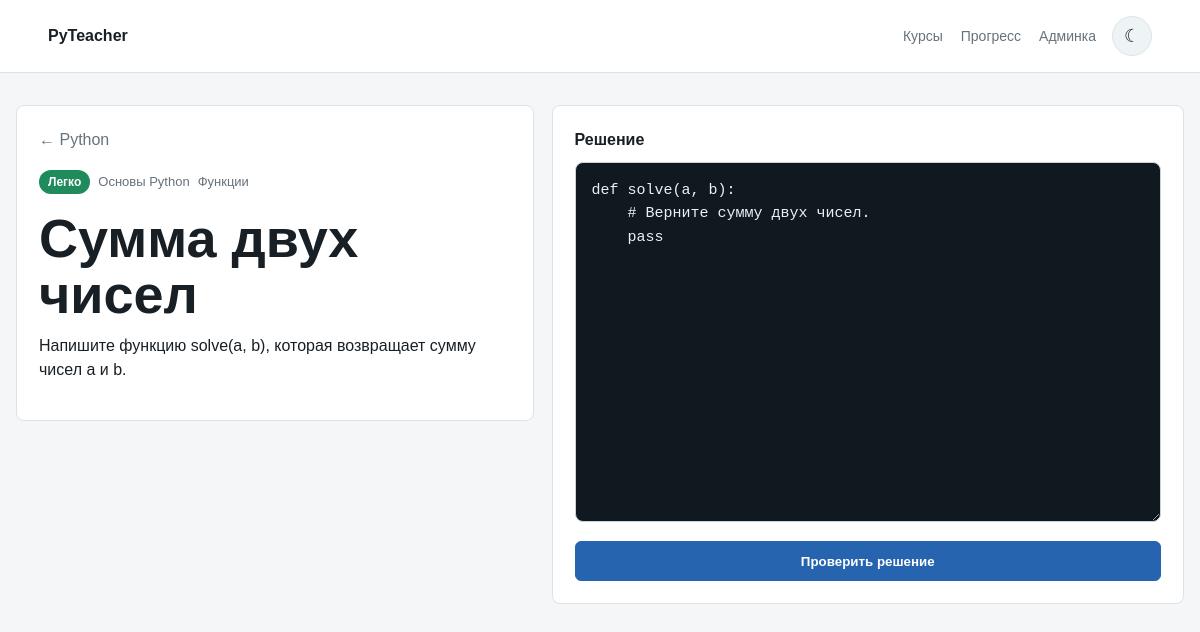
The page /classic/tasks/sum-two-numbers/ on the database its author committed.
### lessons/models.py (models this page shows, shortened)
class Exercise(models.Model):
    class Difficulty(models.IntegerChoices):
        EASY = 1, 'Легко'
        MEDIUM = 2, 'Средне'
        HARD = 3, 'Сложно'
    module = models.ForeignKey(
        CourseModule,
        on_delete=models.PROTECT,
        related_name='exercises',
        verbose_name='Модуль',
        null=True,
    )
    title = models.CharField('Название', max_length=120)
    slug = models.SlugField('Адрес', unique=True)
    topic = models.CharField('Тема', max_length=80)
    difficulty = models.PositiveSmallIntegerField('Сложность', choices=Difficulty.choices)
    short_description = models.CharField('Короткое описание', max_length=220)
    task_text = models.TextField('Условие')
    starter_code = models.TextField('Стартовый код')
    tests = models.JSONField('Тесты')
    is_active = models.BooleanField('Показывать на сайте', default=True)
    class Meta:
        ordering = ['module__order', 'difficulty', 'topic', 'title']
        verbose_name = 'задача'
        verbose_name_plural = 'задачи'

class CourseModule(models.Model):
    course = models.ForeignKey(Course, on_delete=models.CASCADE, related_name='modules')
    title = models.CharField('Название модуля', max_length=120)
    slug = models.SlugField('Адрес модуля')
    description = models.TextField('Описание', blank=True)
    order = models.PositiveSmallIntegerField('Порядок', default=1)
    class Meta:
        ordering = ['course__title', 'order', 'title']
        unique_together = ['course', 'slug']
        verbose_name = 'модуль курса'
        verbose_name_plural = 'модули курсов'

class Course(models.Model):
    title = models.CharField('Название курса', max_length=120)
    slug = models.SlugField('Адрес курса', unique=True)
    description = models.TextField('Описание', blank=True)
    is_active = models.BooleanField('Показывать на сайте', default=True)
    class Meta:
        ordering = ['title']
        verbose_name = 'курс'
        verbose_name_plural = 'курсы'

### lessons/views.py (the view)
# urls.py: path('tasks/<slug:slug>/', views.exercise_detail, name='exercise_detail'),
def exercise_detail(request, slug):
    session_key = _session_key(request)
    exercise = get_object_or_404(
        Exercise.objects.select_related('module', 'module__course'),
        slug=slug,
        is_active=True,
    )
    latest_attempt = Attempt.objects.filter(
        session_key=session_key,
        exercise=exercise,
    ).first()
    if request.method == 'POST':
        form = SolutionForm(request.POST)
        if form.is_valid():
            code = form.cleaned_data['code']
            result = check_solution(code, exercise.tests)
            Attempt.objects.create(
                exercise=exercise,
                session_key=session_key,
                code=code,
                is_success=result.is_success,
                passed_tests=result.passed_tests,
                total_tests=result.total_tests,
                feedback=result.feedback,
            )
            return redirect('exercise_detail', slug=exercise.slug)
    else:
        form = SolutionForm(initial={'code': latest_attempt.code if latest_attempt else exercise.starter_code})
    return render(
        request,
        'lessons/exercise_detail.html',
        {
            'exercise': exercise,
            'form': form,
            'latest_attempt': latest_attempt,
        },
    )

### lessons/forms.py
class SolutionForm(forms.Form):
    code = forms.CharField(
        label='Ваш код',
        widget=forms.Textarea(
            attrs={
                'class': 'code-editor',
                'spellcheck': 'false',
                'rows': 14,
            }
        ),
    )

### lessons/views.py (called while the page is built)
def _session_key(request):
    key = request.session.get('student_key') or request.session.session_key
    if not key:
        key = token_urlsafe(24)
    request.session['student_key'] = key
    return key

### lessons/templates/lessons/exercise_detail.html (shortened to what this page needs)
{% extends 'lessons/base.html' %}
{% block content %}
<section class="task-layout">
    <article class="statement">
        <a class="back-link" href="{% url 'course_detail' exercise.module.course.slug %}">← {{ exercise.module.course.title }}</a>
        <div class="task-card__meta">
            <span class="badge level-{{ exercise.difficulty }}">{{ exercise.get_difficulty_display }}</span>
            <span>{{ exercise.module.title }}</span>
            <span>{{ exercise.topic }}</span>
        </div>
        <h1>{{ exercise.title }}</h1>
        <p>{{ exercise.task_text|linebreaksbr }}</p>
    </article>
    <form class="solution" method="post">
        <label for="{{ form.code.id_for_label }}">Решение</label>
        {{ form.code }}
        <button class="button primary" type="submit">Проверить решение</button>
    </form>
</section>
{% endblock %}

### static/css/site.css (style rules this page uses)
:root { --bg: #f4f6f8; --surface: #ffffff; --surface-soft: #eef3f5; --topbar: rgba(255, 255, 255, 0.94); --ink: #182026; --muted: #66727c; --line: #dce3e7; --green: #1f8a5b; --red: #b54747; --blue: #2764b0; --yellow: #ad7a13; }
* { box-sizing: border-box; }
html { overflow-x: hidden; }
body { margin: 0; overflow-x: hidden; background: var(--bg); color: var(--ink); font-family: Arial, Helvetica, sans-serif; line-height: 1.5; }
a { color: inherit; }
h1, h2, p { margin-top: 0; overflow-wrap: anywhere; }
h1 { max-width: 720px; margin-bottom: 12px; font-size: clamp(32px, 5vw, 54px); line-height: 1.04; }
.task-card, .statement, .solution, .history-row { background: var(--surface); border: 1px solid var(--line); border-radius: 8px; }
.task-card__meta { display: flex; flex-wrap: wrap; gap: 8px; align-items: center; margin-bottom: 16px; color: var(--muted); font-size: 13px; }
.badge { display: inline-flex; max-width: 100%; min-height: 24px; align-items: center; padding: 2px 9px; border-radius: 999px; color: #fff; font-size: 12px; font-weight: 700; overflow-wrap: anywhere; text-align: center; }
.level-1 { background: var(--green); }
.button { display: inline-flex; max-width: 100%; min-height: 40px; align-items: center; justify-content: center; padding: 0 16px; border: 1px solid var(--line); border-radius: 6px; background: var(--surface-soft); font-weight: 700; text-decoration: none; cursor: pointer; overflow-wrap: anywhere; text-align: center; }
.button.primary { width: 100%; border-color: var(--blue); background: var(--blue); color: #fff; }
.task-layout { display: grid; grid-template-columns: minmax(0, 0.9fr) minmax(320px, 1.1fr); gap: 18px; align-items: start; }
.statement, .solution { min-width: 0; padding: 22px; }
.back-link { display: inline-block; margin-bottom: 18px; color: var(--muted); text-decoration: none; }
.solution label { display: block; margin-bottom: 10px; font-weight: 800; }
.code-editor { width: 100%; min-height: 360px; margin-bottom: 12px; padding: 16px; resize: vertical; border: 1px solid #c8d2d8; border-radius: 8px; background: #101820; color: #e9f1f6; font-family: Consolas, Monaco, monospace; font-size: 15px; line-height: 1.55; }

### rows shown on the page
Exercise: module.course "Python", difficulty "Легко", module "Основы Python", topic "Функции", title "Сумма двух чисел", task_text "Напишите функцию solve(a, b), которая возвращает сумму чисел a и b."
